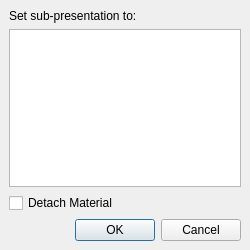
<?xml version="1.0" encoding="UTF-8"?>
<ui version="4.0">
 <class>ChooseImagePropertyDlg</class>
 <widget class="QDialog" name="ChooseImagePropertyDlg">
  <property name="geometry">
   <rect>
    <x>0</x>
    <y>0</y>
    <width>250</width>
    <height>250</height>
   </rect>
  </property>
  <property name="minimumSize">
   <size>
    <width>200</width>
    <height>150</height>
   </size>
  </property>
  <property name="maximumSize">
   <size>
    <width>1000</width>
    <height>1000</height>
   </size>
  </property>
  <property name="windowTitle">
   <string>Set sub-presentation</string>
  </property>
  <property name="autoFillBackground">
   <bool>false</bool>
  </property>
  <property name="sizeGripEnabled">
   <bool>false</bool>
  </property>
  <layout class="QVBoxLayout" name="verticalLayout">
   <property name="leftMargin">
    <number>0</number>
   </property>
   <property name="topMargin">
    <number>0</number>
   </property>
   <property name="rightMargin">
    <number>0</number>
   </property>
   <property name="bottomMargin">
    <number>0</number>
   </property>
   <item>
    <widget class="QWidget" name="widget" native="true">
     <layout class="QVBoxLayout" name="verticalLayout_2">
      <item>
       <widget class="QLabel" name="label">
        <property name="text">
         <string>Set sub-presentation to:</string>
        </property>
       </widget>
      </item>
      <item>
       <widget class="QListWidget" name="listProps"/>
      </item>
      <item>
       <widget class="QCheckBox" name="cbDetach">
        <property name="toolTip">
         <string>Detach from referenced material</string>
        </property>
        <property name="text">
         <string>Detach Material</string>
        </property>
       </widget>
      </item>
      <item>
       <widget class="QDialogButtonBox" name="buttonBox">
        <property name="orientation">
         <enum>Qt::Horizontal</enum>
        </property>
        <property name="standardButtons">
         <set>QDialogButtonBox::Cancel|QDialogButtonBox::Ok</set>
        </property>
       </widget>
      </item>
     </layout>
    </widget>
   </item>
  </layout>
 </widget>
 <resources/>
 <connections>
  <connection>
   <sender>buttonBox</sender>
   <signal>accepted()</signal>
   <receiver>ChooseImagePropertyDlg</receiver>
   <slot>accept()</slot>
   <hints>
    <hint type="sourcelabel">
     <x>240</x>
     <y>240</y>
    </hint>
    <hint type="destinationlabel">
     <x>157</x>
     <y>274</y>
    </hint>
   </hints>
  </connection>
  <connection>
   <sender>buttonBox</sender>
   <signal>rejected()</signal>
   <receiver>ChooseImagePropertyDlg</receiver>
   <slot>reject()</slot>
   <hints>
    <hint type="sourcelabel">
     <x>240</x>
     <y>240</y>
    </hint>
    <hint type="destinationlabel">
     <x>286</x>
     <y>274</y>
    </hint>
   </hints>
  </connection>
 </connections>
</ui>
